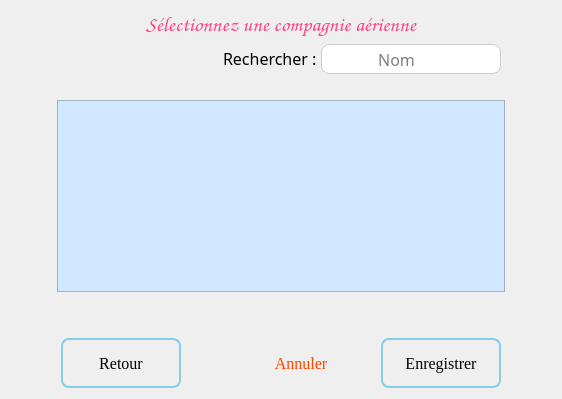
          <widget class="QWidget" name="page_3">
           <layout class="QGridLayout" name="gridLayout_3">
            <item row="0" column="1">
             <widget class="QLabel" name="label_23">
              <property name="sizePolicy">
               <sizepolicy hsizetype="Preferred" vsizetype="Fixed">
                <horstretch>0</horstretch>
                <verstretch>0</verstretch>
               </sizepolicy>
              </property>
              <property name="font">
               <font>
                <family>Comic Sans MS</family>
                <pointsize>16</pointsize>
               </font>
              </property>
              <property name="styleSheet">
               <string notr="true">color: #FF4081;</string>
              </property>
              <property name="text">
               <string>Sélectionnez une compagnie aérienne</string>
              </property>
              <property name="textFormat">
               <enum>Qt::TextFormat::AutoText</enum>
              </property>
              <property name="alignment">
               <set>Qt::AlignmentFlag::AlignCenter</set>
              </property>
              <property name="margin">
               <number>10</number>
              </property>
             </widget>
            </item>
            <item row="2" column="1">
             <widget class="QTableView" name="listeCompagnie">
              <property name="sizePolicy">
               <sizepolicy hsizetype="Expanding" vsizetype="Preferred">
                <horstretch>0</horstretch>
                <verstretch>0</verstretch>
               </sizepolicy>
              </property>
              <property name="font">
               <font>
                <family>Microsoft JhengHei</family>
                <pointsize>10</pointsize>
               </font>
              </property>
              <property name="styleSheet">
               <string notr="true">background-color:  #CFE8FF;
selection-background-color: lightseagreen;</string>
              </property>
              <property name="alternatingRowColors">
               <bool>true</bool>
              </property>
              <property name="selectionMode">
               <enum>QAbstractItemView::SelectionMode::SingleSelection</enum>
              </property>
              <property name="selectionBehavior">
               <enum>QAbstractItemView::SelectionBehavior::SelectRows</enum>
              </property>
              <attribute name="horizontalHeaderDefaultSectionSize">
               <number>320</number>
              </attribute>
              <attribute name="horizontalHeaderStretchLastSection">
               <bool>true</bool>
              </attribute>
              <attribute name="verticalHeaderVisible">
               <bool>false</bool>
              </attribute>
              <attribute name="verticalHeaderDefaultSectionSize">
               <number>35</number>
              </attribute>
             </widget>
            </item>
            <item row="3" column="1">
             <spacer name="verticalSpacer_6">
              <property name="orientation">
               <enum>Qt::Orientation::Vertical</enum>
              </property>
              <property name="sizeType">
               <enum>QSizePolicy::Policy::Preferred</enum>
              </property>
              <property name="sizeHint" stdset="0">
               <size>
                <width>20</width>
                <height>40</height>
               </size>
              </property>
             </spacer>
            </item>
            <item row="2" column="0">
             <spacer name="horizontalSpacer_9">
              <property name="orientation">
               <enum>Qt::Orientation::Horizontal</enum>
              </property>
              <property name="sizeType">
               <enum>QSizePolicy::Policy::Preferred</enum>
              </property>
              <property name="sizeHint" stdset="0">
               <size>
                <width>40</width>
                <height>20</height>
               </size>
              </property>
             </spacer>
            </item>
            <item row="2" column="2">
             <spacer name="horizontalSpacer_10">
              <property name="orientation">
               <enum>Qt::Orientation::Horizontal</enum>
              </property>
              <property name="sizeType">
               <enum>QSizePolicy::Policy::Preferred</enum>
              </property>
              <property name="sizeHint" stdset="0">
               <size>
                <width>40</width>
                <height>20</height>
               </size>
              </property>
             </spacer>
            </item>
            <item row="1" column="0" colspan="3">
             <layout class="QHBoxLayout" name="horizontalLayout_18">
              <property name="spacing">
               <number>0</number>
              </property>
              <property name="topMargin">
               <number>0</number>
              </property>
              <property name="rightMargin">
               <number>50</number>
              </property>
              <property name="bottomMargin">
               <number>20</number>
              </property>
              <item>
               <spacer name="horizontalSpacer_27">
                <property name="orientation">
                 <enum>Qt::Orientation::Horizontal</enum>
                </property>
                <property name="sizeHint" stdset="0">
                 <size>
                  <width>40</width>
                  <height>20</height>
                 </size>
                </property>
               </spacer>
              </item>
              <item alignment="Qt::AlignmentFlag::AlignRight">
               <widget class="QLabel" name="label_7">
                <property name="sizePolicy">
                 <sizepolicy hsizetype="Fixed" vsizetype="Fixed">
                  <horstretch>0</horstretch>
                  <verstretch>0</verstretch>
                 </sizepolicy>
                </property>
                <property name="font">
                 <font>
                  <family>Calisto MT</family>
                  <pointsize>12</pointsize>
                 </font>
                </property>
                <property name="text">
                 <string>Rechercher : </string>
                </property>
               </widget>
              </item>
              <item alignment="Qt::AlignmentFlag::AlignRight">
               <widget class="QLineEdit" name="rechercheCompagnie">
                <property name="sizePolicy">
                 <sizepolicy hsizetype="Fixed" vsizetype="Fixed">
                  <horstretch>0</horstretch>
                  <verstretch>0</verstretch>
                 </sizepolicy>
                </property>
                <property name="minimumSize">
                 <size>
                  <width>150</width>
                  <height>0</height>
                 </size>
                </property>
                <property name="maximumSize">
                 <size>
                  <width>150</width>
                  <height>30</height>
                 </size>
                </property>
                <property name="font">
                 <font>
                  <family>Calisto MT</family>
                  <pointsize>12</pointsize>
                 </font>
                </property>
                <property name="styleSheet">
                 <string notr="true">QLineEdit {
border : none;
 border: 1px solid #ccc;
border-right : none;
background-color : white;
border-radius : none;
border-top-left-radius : 8px;
border-bottom-left-radius : 8px;
}</string>
                </property>
                <property name="alignment">
                 <set>Qt::AlignmentFlag::AlignCenter</set>
                </property>
                <property name="placeholderText">
                 <string>Nom</string>
                </property>
               </widget>
              </item>
              <item>
               <widget class="QPushButton" name="pushButton_4">
                <property name="sizePolicy">
                 <sizepolicy hsizetype="Fixed" vsizetype="Fixed">
                  <horstretch>0</horstretch>
                  <verstretch>0</verstretch>
                 </sizepolicy>
                </property>
                <property name="minimumSize">
                 <size>
                  <width>30</width>
                  <height>30</height>
                 </size>
                </property>
                <property name="maximumSize">
                 <size>
                  <width>30</width>
                  <height>30</height>
                 </size>
                </property>
                <property name="styleSheet">
                 <string notr="true">QPushButton {
border : none;
background-color : white;
border: 1px solid #ccc;
border-left : none;
border-top-right-radius : 8px;
border-bottom-right-radius : 8px;
}</string>
                </property>
                <property name="text">
                 <string/>
                </property>
                <property name="icon">
                 <iconset theme="QIcon::ThemeIcon::SystemSearch"/>
                </property>
               </widget>
              </item>
             </layout>
            </item>
            <item row="4" column="0" colspan="3">
             <layout class="QHBoxLayout" name="horizontalLayout_10">
              <property name="spacing">
               <number>20</number>
              </property>
              <property name="leftMargin">
               <number>50</number>
              </property>
              <property name="rightMargin">
               <number>50</number>
              </property>
              <property name="bottomMargin">
               <number>0</number>
              </property>
              <item alignment="Qt::AlignmentFlag::AlignLeft">
               <widget class="QPushButton" name="btnRetour1">
                <property name="sizePolicy">
                 <sizepolicy hsizetype="Fixed" vsizetype="Fixed">
                  <horstretch>0</horstretch>
                  <verstretch>0</verstretch>
                 </sizepolicy>
                </property>
                <property name="minimumSize">
                 <size>
                  <width>120</width>
                  <height>50</height>
                 </size>
                </property>
                <property name="maximumSize">
                 <size>
                  <width>120</width>
                  <height>50</height>
                 </size>
                </property>
                <property name="font">
                 <font>
                  <family>Georgia</family>
                  <pointsize>12</pointsize>
                 </font>
                </property>
                <property name="styleSheet">
                 <string notr="true">QPushButton {
    background: qlineargradient(x1:0, y1:0, x2:0, y2:1,
                                stop:0 #00aaff, stop:1 #f0f0f0);
    border: 2px solid skyblue;
    border-radius: 8px;
    padding: 5px;
    color: black;
}

QPushButton:hover {
    background: qlineargradient(x1:0, y1:0, x2:0, y2:1,
                                stop:0 #f0f0f0, stop:1 #00aaff);
    border: 2px solid skyblue;
}

QPushButton:pressed {
    background: qlineargradient(x1:0, y1:0, x2:0, y2:1,
                                stop:0 #f0f0f0, stop:1 #0080ff);
    border: 2px solid teal;
}</string>
                </property>
                <property name="text">
                 <string>Retour</string>
                </property>
                <property name="icon">
                 <iconset resource="ressources/icons.qrc">
                  <normaloff>:/icons/retour.png</normaloff>:/icons/retour.png</iconset>
                </property>
                <property name="iconSize">
                 <size>
                  <width>20</width>
                  <height>20</height>
                 </size>
                </property>
               </widget>
              </item>
              <item>
               <spacer name="horizontalSpacer_8">
                <property name="orientation">
                 <enum>Qt::Orientation::Horizontal</enum>
                </property>
                <property name="sizeHint" stdset="0">
                 <size>
                  <width>40</width>
                  <height>0</height>
                 </size>
                </property>
               </spacer>
              </item>
              <item alignment="Qt::AlignmentFlag::AlignRight">
               <widget class="QPushButton" name="btnAnnuler1">
                <property name="sizePolicy">
                 <sizepolicy hsizetype="Fixed" vsizetype="Fixed">
                  <horstretch>0</horstretch>
                  <verstretch>0</verstretch>
                 </sizepolicy>
                </property>
                <property name="minimumSize">
                 <size>
                  <width>120</width>
                  <height>50</height>
                 </size>
                </property>
                <property name="maximumSize">
                 <size>
                  <width>120</width>
                  <height>50</height>
                 </size>
                </property>
                <property name="font">
                 <font>
                  <family>Georgia</family>
                  <pointsize>12</pointsize>
                 </font>
                </property>
                <property name="styleSheet">
                 <string notr="true">QPushButton {
border : none;
color : orangered;
}
QPushButton:hover {
text-decoration : underline;
}</string>
                </property>
                <property name="text">
                 <string>Annuler</string>
                </property>
                <property name="iconSize">
                 <size>
                  <width>20</width>
                  <height>20</height>
                 </size>
                </property>
               </widget>
              </item>
              <item>
               <widget class="QPushButton" name="btnEnregistrer">
                <property name="enabled">
                 <bool>true</bool>
                </property>
                <property name="sizePolicy">
                 <sizepolicy hsizetype="Fixed" vsizetype="Fixed">
                  <horstretch>0</horstretch>
                  <verstretch>0</verstretch>
                 </sizepolicy>
                </property>
                <property name="minimumSize">
                 <size>
                  <width>120</width>
                  <height>50</height>
                 </size>
                </property>
                <property name="maximumSize">
                 <size>
                  <width>120</width>
                  <height>50</height>
                 </size>
                </property>
                <property name="font">
                 <font>
                  <family>Georgia</family>
                  <pointsize>12</pointsize>
                 </font>
                </property>
                <property name="styleSheet">
                 <string notr="true">QPushButton {
    background: qlineargradient(x1:0, y1:0, x2:0, y2:1,
                                stop:0 #00aaff, stop:1 #f0f0f0);
    border: 2px solid skyblue;
    border-radius: 8px;
    padding: 5px;
    color: black;
}

QPushButton:hover {
    background: qlineargradient(x1:0, y1:0, x2:0, y2:1,
                                stop:0 #f0f0f0, stop:1 #00aaff);
    border: 2px solid skyblue;
}

QPushButton:pressed {
    background: qlineargradient(x1:0, y1:0, x2:0, y2:1,
                                stop:0 #f0f0f0, stop:1 #0080ff);
    border: 2px solid teal;
}</string>
                </property>
                <property name="text">
                 <string>Enregistrer</string>
                </property>
                <property name="icon">
                 <iconset theme="QIcon::ThemeIcon::DocumentSave"/>
                </property>
                <property name="iconSize">
                 <size>
                  <width>20</width>
                  <height>20</height>
                 </size>
                </property>
               </widget>
              </item>
             </layout>
            </item>
           </layout>
          </widget>
